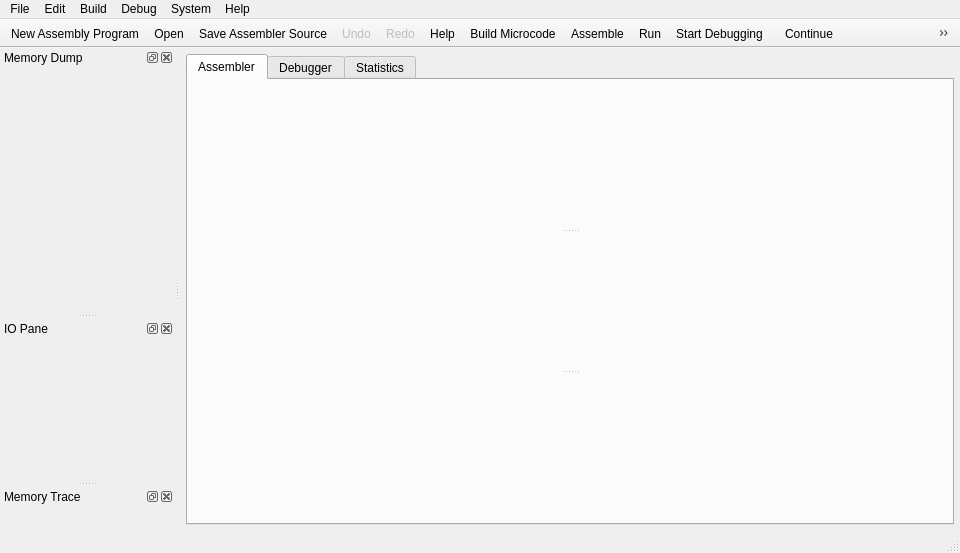
<?xml version="1.0" encoding="UTF-8"?>
<ui version="4.0">
 <class>MainWindow</class>
 <widget class="QMainWindow" name="MainWindow">
  <property name="geometry">
   <rect>
    <x>0</x>
    <y>0</y>
    <width>960</width>
    <height>553</height>
   </rect>
  </property>
  <property name="sizePolicy">
   <sizepolicy hsizetype="Expanding" vsizetype="Expanding">
    <horstretch>0</horstretch>
    <verstretch>0</verstretch>
   </sizepolicy>
  </property>
  <property name="windowTitle">
   <string>Pep/9 Micro</string>
  </property>
  <property name="windowIcon">
   <iconset resource="pep9micro-resources.qrc">
    <normaloff>:/images/Pep9micro-icon.png</normaloff>:/images/Pep9micro-icon.png</iconset>
  </property>
  <property name="unifiedTitleAndToolBarOnMac">
   <bool>true</bool>
  </property>
  <widget class="QWidget" name="centralWidget">
   <layout class="QGridLayout" name="gridLayout">
    <property name="leftMargin">
     <number>6</number>
    </property>
    <property name="topMargin">
     <number>6</number>
    </property>
    <property name="rightMargin">
     <number>6</number>
    </property>
    <property name="bottomMargin">
     <number>6</number>
    </property>
    <item row="0" column="0">
     <widget class="QTabWidget" name="tabWidget">
      <property name="sizePolicy">
       <sizepolicy hsizetype="Expanding" vsizetype="Expanding">
        <horstretch>5</horstretch>
        <verstretch>0</verstretch>
       </sizepolicy>
      </property>
      <property name="maximumSize">
       <size>
        <width>16777215</width>
        <height>16777208</height>
       </size>
      </property>
      <property name="currentIndex">
       <number>0</number>
      </property>
      <property name="documentMode">
       <bool>false</bool>
      </property>
      <property name="movable">
       <bool>true</bool>
      </property>
      <property name="tabBarAutoHide">
       <bool>true</bool>
      </property>
      <widget class="QWidget" name="assemblerTab">
       <attribute name="title">
        <string>Assembler</string>
       </attribute>
       <layout class="QGridLayout" name="gridLayout_6">
        <item row="0" column="0">
         <layout class="QGridLayout" name="assemblerGridLayout">
          <item row="0" column="0">
           <widget class="QSplitter" name="codeSplitter">
            <property name="orientation">
             <enum>Qt::Vertical</enum>
            </property>
            <property name="opaqueResize">
             <bool>true</bool>
            </property>
            <widget class="AsmSourceCodePane" name="AsmSourceCodeWidgetPane" native="true"/>
            <widget class="AsmObjectCodePane" name="AsmObjectCodeWidgetPane" native="true"/>
            <widget class="AsmListingPane" name="AsmListingWidgetPane" native="true"/>
           </widget>
          </item>
         </layout>
        </item>
       </layout>
      </widget>
      <widget class="QWidget" name="debuggerTab">
       <attribute name="title">
        <string>Debugger</string>
       </attribute>
       <layout class="QGridLayout" name="gridLayout_4">
        <item row="0" column="0">
         <widget class="QSplitter" name="debuggerSplitter">
          <property name="orientation">
           <enum>Qt::Horizontal</enum>
          </property>
          <widget class="CpuPane" name="cpuWidget" native="true">
           <property name="sizePolicy">
            <sizepolicy hsizetype="MinimumExpanding" vsizetype="Preferred">
             <horstretch>2</horstretch>
             <verstretch>0</verstretch>
            </sizepolicy>
           </property>
           <property name="minimumSize">
            <size>
             <width>0</width>
             <height>0</height>
            </size>
           </property>
          </widget>
          <widget class="QTabWidget" name="debuggerTabWidget">
           <property name="sizePolicy">
            <sizepolicy hsizetype="Expanding" vsizetype="Expanding">
             <horstretch>1</horstretch>
             <verstretch>0</verstretch>
            </sizepolicy>
           </property>
           <property name="currentIndex">
            <number>0</number>
           </property>
           <widget class="QWidget" name="microcodeDebuggerTab">
            <attribute name="title">
             <string>Microcode</string>
            </attribute>
            <layout class="QGridLayout" name="gridLayout_3">
             <item row="0" column="0">
              <widget class="QSplitter" name="splitter">
               <property name="orientation">
                <enum>Qt::Vertical</enum>
               </property>
               <widget class="MicrocodePane" name="microcodeWidget" native="true">
                <property name="sizePolicy">
                 <sizepolicy hsizetype="Preferred" vsizetype="Preferred">
                  <horstretch>0</horstretch>
                  <verstretch>2</verstretch>
                 </sizepolicy>
                </property>
               </widget>
               <widget class="MicroObjectCodePane" name="microObjectCodePane" native="true">
                <property name="sizePolicy">
                 <sizepolicy hsizetype="Preferred" vsizetype="Preferred">
                  <horstretch>0</horstretch>
                  <verstretch>1</verstretch>
                 </sizepolicy>
                </property>
                <property name="maximumSize">
                 <size>
                  <width>16777215</width>
                  <height>350</height>
                 </size>
                </property>
               </widget>
              </widget>
             </item>
            </layout>
           </widget>
           <widget class="QWidget" name="assemblerDebuggerTab">
            <attribute name="title">
             <string>Assembler</string>
            </attribute>
            <layout class="QGridLayout" name="gridLayout_9">
             <item row="0" column="0">
              <widget class="AsmTracePane" name="asmListingTracePane" native="true"/>
             </item>
            </layout>
           </widget>
          </widget>
         </widget>
        </item>
       </layout>
      </widget>
      <widget class="QWidget" name="statsTab">
       <attribute name="title">
        <string>Statistics</string>
       </attribute>
       <layout class="QGridLayout" name="gridLayout_10">
        <item row="0" column="0">
         <layout class="QGridLayout" name="gridLayout_8"/>
        </item>
       </layout>
      </widget>
     </widget>
    </item>
   </layout>
  </widget>
  <widget class="QMenuBar" name="menuBar">
   <property name="geometry">
    <rect>
     <x>0</x>
     <y>0</y>
     <width>960</width>
     <height>22</height>
    </rect>
   </property>
   <widget class="QMenu" name="menuFile">
    <property name="title">
     <string>File</string>
    </property>
    <addaction name="actionFile_New_Asm"/>
    <addaction name="actionFile_New_Microcode"/>
    <addaction name="actionFile_Open"/>
    <addaction name="separator"/>
    <addaction name="actionFile_Save_Asm"/>
    <addaction name="actionFile_Save_Microcode"/>
    <addaction name="separator"/>
    <addaction name="actionFile_Save_Asm_Source_As"/>
    <addaction name="actionFile_Save_Object_Code_As"/>
    <addaction name="actionFile_Save_Assembler_Listing_As"/>
    <addaction name="actionFile_Save_Microcode_As"/>
    <addaction name="separator"/>
    <addaction name="actionFile_Print_Assembler_Source"/>
    <addaction name="actionFile_Print_Object_Code"/>
    <addaction name="actionFile_Print_Assembler_Listing"/>
    <addaction name="actionFile_Print_Microcode"/>
    <addaction name="separator"/>
    <addaction name="actionExit"/>
   </widget>
   <widget class="QMenu" name="menuEdit">
    <property name="title">
     <string>Edit</string>
    </property>
    <widget class="QMenu" name="menuFormat">
     <property name="title">
      <string>Format from Listing...</string>
     </property>
     <addaction name="actionEdit_Format_Assembler"/>
     <addaction name="actionEdit_Format_Microcode"/>
    </widget>
    <widget class="QMenu" name="menuRemove_Error_Messages">
     <property name="title">
      <string>Remove Error Messages</string>
     </property>
     <addaction name="actionEdit_Remove_Error_Assembler"/>
     <addaction name="actionEdit_Remove_Error_Microcode"/>
    </widget>
    <addaction name="actionEdit_Undo"/>
    <addaction name="actionEdit_Redo"/>
    <addaction name="separator"/>
    <addaction name="actionEdit_Cut"/>
    <addaction name="actionEdit_Copy"/>
    <addaction name="actionEdit_Paste"/>
    <addaction name="separator"/>
    <addaction name="actionEdit_UnComment_Line"/>
    <addaction name="menuFormat"/>
    <addaction name="menuRemove_Error_Messages"/>
    <addaction name="separator"/>
    <addaction name="actionEdit_Font"/>
    <addaction name="actionEdit_Reset_font_to_Default"/>
   </widget>
   <widget class="QMenu" name="menuSystem">
    <property name="title">
     <string>System</string>
    </property>
    <addaction name="actionSystem_Clear_CPU"/>
    <addaction name="actionSystem_Clear_Memory"/>
    <addaction name="separator"/>
    <addaction name="actionSystem_Assemble_Install_New_OS"/>
    <addaction name="actionSystem_Reinstall_Default_OS"/>
    <addaction name="actionSystem_Redefine_Mnemonics"/>
    <addaction name="separator"/>
    <addaction name="actionFragment_Simulator"/>
    <addaction name="actionComplete_Microcode_Mode"/>
    <addaction name="separator"/>
    <addaction name="actionSystem_Redefine_Decoder_Tables"/>
   </widget>
   <widget class="QMenu" name="menuHelp">
    <property name="title">
     <string>Help</string>
    </property>
    <addaction name="actionHelp_Writing_Assembly_Programs"/>
    <addaction name="actionHelp_Machine_Language"/>
    <addaction name="actionHelp_Assembly_Language"/>
    <addaction name="actionHelp_Debugging_Assembly"/>
    <addaction name="actionHelp_Writing_Trap_Handlers"/>
    <addaction name="separator"/>
    <addaction name="actionHelp_Using_Pep_9_CPU"/>
    <addaction name="actionHelp_Interactive_Use"/>
    <addaction name="actionHelp_Microcode_Use"/>
    <addaction name="actionHelp_Debugging_Use"/>
    <addaction name="separator"/>
    <addaction name="actionHelp_Pep9Reference"/>
    <addaction name="actionHelp_Examples"/>
    <addaction name="actionHelp_Pep9_Operating_System"/>
    <addaction name="actionHelp_Pep9_Microcode_Implementation"/>
    <addaction name="separator"/>
    <addaction name="actionHelp_About_Pep9Micro"/>
    <addaction name="actionHelp_About_Qt"/>
   </widget>
   <widget class="QMenu" name="menuBuild">
    <property name="title">
     <string>Build</string>
    </property>
    <addaction name="actionBuild_Microcode"/>
    <addaction name="ActionBuild_Assemble"/>
    <addaction name="actionBuild_Load_Object"/>
    <addaction name="actionBuild_Run_Object"/>
    <addaction name="separator"/>
    <addaction name="actionBuild_Run"/>
   </widget>
   <widget class="QMenu" name="menuDebug_2">
    <property name="title">
     <string>Debug</string>
    </property>
    <addaction name="actionDebug_Start_Debugging"/>
    <addaction name="actionDebug_Start_Debugging_Object"/>
    <addaction name="actionDebug_Start_Debugging_Loader"/>
    <addaction name="separator"/>
    <addaction name="actionDebug_Interupt_Execution"/>
    <addaction name="actionDebug_Continue"/>
    <addaction name="actionDebug_Restart_Debugging"/>
    <addaction name="actionDebug_Stop_Debugging"/>
    <addaction name="separator"/>
    <addaction name="actionDebug_Step_Over_Assembler"/>
    <addaction name="actionDebug_Step_Into_Assembler"/>
    <addaction name="actionDebug_Step_Out_Assembler"/>
    <addaction name="separator"/>
    <addaction name="actionDebug_Single_Step_Microcode"/>
    <addaction name="separator"/>
    <addaction name="actionDebug_Remove_All_Assembly_Breakpoints"/>
    <addaction name="actionDebug_Remove_All_Microcode_Breakpoints"/>
   </widget>
   <addaction name="menuFile"/>
   <addaction name="menuEdit"/>
   <addaction name="menuBuild"/>
   <addaction name="menuDebug_2"/>
   <addaction name="menuSystem"/>
   <addaction name="menuHelp"/>
  </widget>
  <widget class="QToolBar" name="mainToolBar">
   <property name="enabled">
    <bool>true</bool>
   </property>
   <property name="windowTitle">
    <string>Main Toolbar</string>
   </property>
   <property name="movable">
    <bool>false</bool>
   </property>
   <property name="iconSize">
    <size>
     <width>32</width>
     <height>32</height>
    </size>
   </property>
   <property name="floatable">
    <bool>false</bool>
   </property>
   <attribute name="toolBarArea">
    <enum>TopToolBarArea</enum>
   </attribute>
   <attribute name="toolBarBreak">
    <bool>false</bool>
   </attribute>
   <addaction name="actionFile_New_Asm"/>
   <addaction name="actionFile_Open"/>
   <addaction name="actionFile_Save_Asm"/>
   <addaction name="actionEdit_Undo"/>
   <addaction name="actionEdit_Redo"/>
   <addaction name="actionHelp"/>
   <addaction name="actionBuild_Microcode"/>
   <addaction name="ActionBuild_Assemble"/>
   <addaction name="actionBuild_Run"/>
   <addaction name="actionDebug_Start_Debugging"/>
  </widget>
  <widget class="QToolBar" name="byteConverterToolBar">
   <property name="windowTitle">
    <string>Byte Converter</string>
   </property>
   <property name="movable">
    <bool>false</bool>
   </property>
   <property name="floatable">
    <bool>false</bool>
   </property>
   <attribute name="toolBarArea">
    <enum>TopToolBarArea</enum>
   </attribute>
   <attribute name="toolBarBreak">
    <bool>false</bool>
   </attribute>
   <addaction name="actionDebug_Continue"/>
   <addaction name="actionDebug_Stop_Debugging"/>
   <addaction name="actionDebug_Single_Step_Assembler"/>
   <addaction name="actionDebug_Step_Over_Assembler"/>
   <addaction name="actionDebug_Step_Into_Assembler"/>
   <addaction name="actionDebug_Step_Out_Assembler"/>
   <addaction name="separator"/>
   <addaction name="actionDebug_Single_Step_Microcode"/>
  </widget>
  <widget class="QStatusBar" name="statusBar"/>
  <widget class="QToolBar" name="debugToolBar">
   <property name="windowTitle">
    <string>Debug Tools</string>
   </property>
   <property name="movable">
    <bool>false</bool>
   </property>
   <property name="iconSize">
    <size>
     <width>32</width>
     <height>32</height>
    </size>
   </property>
   <attribute name="toolBarArea">
    <enum>TopToolBarArea</enum>
   </attribute>
   <attribute name="toolBarBreak">
    <bool>false</bool>
   </attribute>
  </widget>
  <widget class="QDockWidget" name="memoryDockWdget">
   <property name="sizePolicy">
    <sizepolicy hsizetype="Preferred" vsizetype="Preferred">
     <horstretch>0</horstretch>
     <verstretch>8</verstretch>
    </sizepolicy>
   </property>
   <property name="minimumSize">
    <size>
     <width>174</width>
     <height>246</height>
    </size>
   </property>
   <property name="windowTitle">
    <string>Memory Dump</string>
   </property>
   <attribute name="dockWidgetArea">
    <number>1</number>
   </attribute>
   <widget class="QWidget" name="dockWidgetContents">
    <layout class="QGridLayout" name="gridLayout_2">
     <item row="0" column="0">
      <widget class="MemoryDumpPane" name="memoryWidget" native="true">
       <property name="sizePolicy">
        <sizepolicy hsizetype="Preferred" vsizetype="Preferred">
         <horstretch>1</horstretch>
         <verstretch>8</verstretch>
        </sizepolicy>
       </property>
       <property name="minimumSize">
        <size>
         <width>150</width>
         <height>200</height>
        </size>
       </property>
      </widget>
     </item>
    </layout>
   </widget>
  </widget>
  <widget class="QDockWidget" name="ioDockWidget">
   <property name="sizePolicy">
    <sizepolicy hsizetype="Preferred" vsizetype="Preferred">
     <horstretch>0</horstretch>
     <verstretch>4</verstretch>
    </sizepolicy>
   </property>
   <property name="windowTitle">
    <string>IO Pane</string>
   </property>
   <attribute name="dockWidgetArea">
    <number>1</number>
   </attribute>
   <widget class="QWidget" name="dockWidgetContents_2">
    <layout class="QGridLayout" name="gridLayout_5">
     <item row="0" column="0">
      <widget class="IOWidget" name="ioWidget" native="true">
       <property name="sizePolicy">
        <sizepolicy hsizetype="Preferred" vsizetype="Preferred">
         <horstretch>1</horstretch>
         <verstretch>3</verstretch>
        </sizepolicy>
       </property>
       <property name="minimumSize">
        <size>
         <width>150</width>
         <height>110</height>
        </size>
       </property>
      </widget>
     </item>
    </layout>
   </widget>
  </widget>
  <widget class="QDockWidget" name="memoryTraceDockWidget">
   <property name="enabled">
    <bool>true</bool>
   </property>
   <property name="windowTitle">
    <string>Memory Trace</string>
   </property>
   <attribute name="dockWidgetArea">
    <number>1</number>
   </attribute>
   <widget class="QWidget" name="dockWidgetContents_3">
    <layout class="QGridLayout" name="gridLayout_7">
     <item row="0" column="0">
      <widget class="NewMemoryTracePane" name="memoryTracePane" native="true">
       <property name="minimumSize">
        <size>
         <width>150</width>
         <height>0</height>
        </size>
       </property>
      </widget>
     </item>
    </layout>
   </widget>
  </widget>
  <action name="actionFile_New_Asm">
   <property name="icon">
    <iconset resource="../pep9common/pep9common-resources.qrc">
     <normaloff>:/images/new.png</normaloff>:/images/new.png</iconset>
   </property>
   <property name="text">
    <string>New Assembly Program</string>
   </property>
   <property name="shortcut">
    <string>Ctrl+N</string>
   </property>
   <property name="iconVisibleInMenu">
    <bool>false</bool>
   </property>
  </action>
  <action name="actionFile_Open">
   <property name="icon">
    <iconset resource="../pep9common/pep9common-resources.qrc">
     <normaloff>:/images/open.png</normaloff>:/images/open.png</iconset>
   </property>
   <property name="text">
    <string>Open...</string>
   </property>
   <property name="shortcut">
    <string>Ctrl+O</string>
   </property>
   <property name="iconVisibleInMenu">
    <bool>false</bool>
   </property>
  </action>
  <action name="actionFile_Save_Asm">
   <property name="icon">
    <iconset resource="../pep9common/pep9common-resources.qrc">
     <normaloff>:/images/save.png</normaloff>:/images/save.png</iconset>
   </property>
   <property name="text">
    <string>Save Assembler Source</string>
   </property>
   <property name="shortcut">
    <string>Ctrl+S</string>
   </property>
   <property name="iconVisibleInMenu">
    <bool>false</bool>
   </property>
  </action>
  <action name="actionFile_Save_Asm_Source_As">
   <property name="text">
    <string>Save Assembler Source As...</string>
   </property>
   <property name="shortcut">
    <string>Ctrl+Shift+S</string>
   </property>
   <property name="iconVisibleInMenu">
    <bool>false</bool>
   </property>
  </action>
  <action name="actionEdit_Undo">
   <property name="enabled">
    <bool>false</bool>
   </property>
   <property name="icon">
    <iconset resource="../pep9common/pep9common-resources.qrc">
     <normaloff>:/images/undo.png</normaloff>:/images/undo.png</iconset>
   </property>
   <property name="text">
    <string>Undo</string>
   </property>
   <property name="shortcut">
    <string>Ctrl+Z</string>
   </property>
   <property name="iconVisibleInMenu">
    <bool>true</bool>
   </property>
  </action>
  <action name="actionEdit_Redo">
   <property name="enabled">
    <bool>false</bool>
   </property>
   <property name="icon">
    <iconset resource="../pep9common/pep9common-resources.qrc">
     <normaloff>:/images/redo.png</normaloff>:/images/redo.png</iconset>
   </property>
   <property name="text">
    <string>Redo</string>
   </property>
   <property name="shortcut">
    <string>Ctrl+Y</string>
   </property>
   <property name="iconVisibleInMenu">
    <bool>true</bool>
   </property>
  </action>
  <action name="actionEdit_Cut">
   <property name="icon">
    <iconset resource="../pep9common/pep9common-resources.qrc">
     <normaloff>:/images/cut.png</normaloff>:/images/cut.png</iconset>
   </property>
   <property name="text">
    <string>Cut</string>
   </property>
   <property name="shortcut">
    <string>Ctrl+X</string>
   </property>
   <property name="iconVisibleInMenu">
    <bool>false</bool>
   </property>
  </action>
  <action name="actionEdit_Copy">
   <property name="icon">
    <iconset resource="../pep9common/pep9common-resources.qrc">
     <normaloff>:/images/copy.png</normaloff>:/images/copy.png</iconset>
   </property>
   <property name="text">
    <string>Copy</string>
   </property>
   <property name="shortcut">
    <string>Ctrl+C</string>
   </property>
   <property name="iconVisibleInMenu">
    <bool>false</bool>
   </property>
  </action>
  <action name="actionEdit_Paste">
   <property name="icon">
    <iconset resource="../pep9common/pep9common-resources.qrc">
     <normaloff>:/images/paste.png</normaloff>:/images/paste.png</iconset>
   </property>
   <property name="text">
    <string>Paste</string>
   </property>
   <property name="shortcut">
    <string>Ctrl+V</string>
   </property>
   <property name="iconVisibleInMenu">
    <bool>false</bool>
   </property>
  </action>
  <action name="actionEdit_Font">
   <property name="text">
    <string>Font...</string>
   </property>
   <property name="iconVisibleInMenu">
    <bool>false</bool>
   </property>
  </action>
  <action name="actionSystem_Clear_CPU">
   <property name="text">
    <string>Clear CPU</string>
   </property>
   <property name="iconVisibleInMenu">
    <bool>false</bool>
   </property>
  </action>
  <action name="actionSystem_Clear_Memory">
   <property name="text">
    <string>Clear Memory</string>
   </property>
   <property name="iconVisibleInMenu">
    <bool>false</bool>
   </property>
  </action>
  <action name="actionBuild_Run">
   <property name="icon">
    <iconset resource="../pep9common/pep9common-resources.qrc">
     <normaloff>:/images/run.png</normaloff>:/images/run.png</iconset>
   </property>
   <property name="text">
    <string>Run</string>
   </property>
   <property name="shortcut">
    <string>Ctrl+R</string>
   </property>
   <property name="iconVisibleInMenu">
    <bool>true</bool>
   </property>
  </action>
  <action name="actionDebug_Start_Debugging">
   <property name="icon">
    <iconset resource="../pep9common/pep9common-resources.qrc">
     <normaloff>:/images/debugger_start.png</normaloff>:/images/debugger_start.png</iconset>
   </property>
   <property name="text">
    <string>Start Debugging</string>
   </property>
   <property name="shortcut">
    <string>Ctrl+D</string>
   </property>
   <property name="iconVisibleInMenu">
    <bool>false</bool>
   </property>
  </action>
  <action name="actionDebug_Stop_Debugging">
   <property name="enabled">
    <bool>false</bool>
   </property>
   <property name="icon">
    <iconset resource="../pep9common/pep9common-resources.qrc">
     <normaloff>:/images/stop.png</normaloff>:/images/stop.png</iconset>
   </property>
   <property name="text">
    <string>Stop Debugging</string>
   </property>
   <property name="shortcut">
    <string>Ctrl+E</string>
   </property>
   <property name="iconVisibleInMenu">
    <bool>false</bool>
   </property>
  </action>
  <action name="actionHelp">
   <property name="icon">
    <iconset resource="../pep9common/pep9common-resources.qrc">
     <normaloff>:/images/help.png</normaloff>:/images/help.png</iconset>
   </property>
   <property name="text">
    <string>Help</string>
   </property>
   <property name="shortcut">
    <string>F1</string>
   </property>
  </action>
  <action name="actionFile_Print_Microcode">
   <property name="text">
    <string>Print Microcode...</string>
   </property>
   <property name="shortcut">
    <string>Ctrl+Alt+P</string>
   </property>
  </action>
  <action name="actionFile_Print_Object_Code">
   <property name="text">
    <string>Print Object Code...</string>
   </property>
  </action>
  <action name="actionHelp_About_Pep9Micro">
   <property name="text">
    <string>About Pep9Micro</string>
   </property>
   <property name="toolTip">
    <string>About Pep9Micro</string>
   </property>
  </action>
  <action name="actionHelp_About_Qt">
   <property name="text">
    <string>About Qt</string>
   </property>
  </action>
  <action name="actionEdit_UnComment_Line">
   <property name="text">
    <string>Un/Comment Microcode Line</string>
   </property>
   <property name="shortcut">
    <string>Ctrl+/</string>
   </property>
  </action>
  <action name="actionHelp_Pep9Reference">
   <property name="text">
    <string>Pep/9 Reference</string>
   </property>
  </action>
  <action name="actionHelp_Examples">
   <property name="text">
    <string>Examples</string>
   </property>
  </action>
  <action name="actionEdit_Reset_font_to_Default">
   <property name="text">
    <string>Reset Font to Default</string>
   </property>
   <property name="toolTip">
    <string>Reset Font to Default</string>
   </property>
  </action>
  <action name="actionEdit_Format_Assembler">
   <property name="text">
    <string>Assembler Source</string>
   </property>
   <property name="shortcut">
    <string>Ctrl+L</string>
   </property>
  </action>
  <action name="actionEdit_Format_Microcode">
   <property name="text">
    <string>Microcode Source</string>
   </property>
   <property name="shortcut">
    <string>Ctrl+Alt+L</string>
   </property>
  </action>
  <action name="actionEdit_Remove_Error_Assembler">
   <property name="text">
    <string>Assembler Source</string>
   </property>
  </action>
  <action name="actionEdit_Remove_Error_Microcode">
   <property name="text">
    <string>Microcode Source</string>
   </property>
  </action>
  <action name="ActionBuild_Assemble">
   <property name="icon">
    <iconset resource="../pep9common/pep9common-resources.qrc">
     <normaloff>:/images/assemble.png</normaloff>:/images/assemble.png</iconset>
   </property>
   <property name="text">
    <string>Assemble</string>
   </property>
   <property name="shortcut">
    <string>Ctrl+Shift+A</string>
   </property>
  </action>
  <action name="actionBuild_Load_Object">
   <property name="icon">
    <iconset resource="../pep9common/pep9common-resources.qrc">
     <normaloff>:/images/load-source.png</normaloff>:/images/load-source.png</iconset>
   </property>
   <property name="text">
    <string>Load Object Code</string>
   </property>
   <property name="shortcut">
    <string>Ctrl+Shift+L</string>
   </property>
  </action>
  <action name="actionBuild_Microcode">
   <property name="icon">
    <iconset resource="../pep9common/pep9common-resources.qrc">
     <normaloff>:/images/flash.svg</normaloff>:/images/flash.svg</iconset>
   </property>
   <property name="text">
    <string>Build Microcode</string>
   </property>
   <property name="toolTip">
    <string>Build Microcode</string>
   </property>
   <property name="shortcut">
    <string>Ctrl+Shift+M</string>
   </property>
  </action>
  <action name="actionDebug_Interupt_Execution">
   <property name="enabled">
    <bool>false</bool>
   </property>
   <property name="text">
    <string>Interupt Execution</string>
   </property>
   <property name="shortcut">
    <string>Ctrl+.</string>
   </property>
  </action>
  <action name="actionDebug_Step_Over_Assembler">
   <property name="icon">
    <iconset resource="../pep9common/pep9common-resources.qrc">
     <normaloff>:/images/debugger_step_over.png</normaloff>:/images/debugger_step_over.png</iconset>
   </property>
   <property name="text">
    <string>Step Over - Assembler</string>
   </property>
  </action>
  <action name="actionDebug_Step_Into_Assembler">
   <property name="icon">
    <iconset resource="../pep9common/pep9common-resources.qrc">
     <normaloff>:/images/debugger_step_into.png</normaloff>:/images/debugger_step_into.png</iconset>
   </property>
   <property name="text">
    <string>Step Into - Assembler</string>
   </property>
  </action>
  <action name="actionDebug_Step_Out_Assembler">
   <property name="icon">
    <iconset resource="../pep9common/pep9common-resources.qrc">
     <normaloff>:/images/debugger_step_out.png</normaloff>:/images/debugger_step_out.png</iconset>
   </property>
   <property name="text">
    <string>Step Out - Assembler</string>
   </property>
  </action>
  <action name="actionDebug_Single_Step_Microcode">
   <property name="icon">
    <iconset resource="../pep9common/pep9common-resources.qrc">
     <normaloff>:/images/debug_single_step_micro.png</normaloff>:/images/debug_single_step_micro.png</iconset>
   </property>
   <property name="text">
    <string>Single Step - Microcode</string>
   </property>
   <property name="shortcut">
    <string>Alt+Return</string>
   </property>
  </action>
  <action name="actionDebug_Restart_Debugging">
   <property name="text">
    <string>Restart Debugging</string>
   </property>
  </action>
  <action name="actionDebug_Continue">
   <property name="icon">
    <iconset resource="../pep9common/pep9common-resources.qrc">
     <normaloff>:/images/debugger_continue.png</normaloff>:/images/debugger_continue.png</iconset>
   </property>
   <property name="text">
    <string>Continue</string>
   </property>
  </action>
  <action name="actionBuild_Run_Object">
   <property name="text">
    <string>Run Object</string>
   </property>
   <property name="shortcut">
    <string>Ctrl+Shift+R</string>
   </property>
  </action>
  <action name="actionDebug_Start_Debugging_Object">
   <property name="text">
    <string>Start Debugging Object</string>
   </property>
   <property name="shortcut">
    <string>Ctrl+Shift+D</string>
   </property>
  </action>
  <action name="actionDebug_Start_Debugging_Loader">
   <property name="text">
    <string>Start Debugging Loader</string>
   </property>
  </action>
  <action name="actionFile_Print_Assembler_Source">
   <property name="text">
    <string>Print Assembler Source...</string>
   </property>
   <property name="shortcut">
    <string>Ctrl+P</string>
   </property>
  </action>
  <action name="actionFile_Print_Assembler_Listing">
   <property name="text">
    <string>Print Assembler Listing...</string>
   </property>
  </action>
  <action name="actionFile_Save_Object_Code_As">
   <property name="text">
    <string>Save Object Code As...</string>
   </property>
  </action>
  <action name="actionFile_Save_Assembler_Listing_As">
   <property name="text">
    <string>Save Assembler Listing As..</string>
   </property>
  </action>
  <action name="actionFile_Save_Microcode_As">
   <property name="text">
    <string>Save Microcode As..</string>
   </property>
   <property name="shortcut">
    <string>Ctrl+Alt+Shift+S</string>
   </property>
  </action>
  <action name="actionFile_New_Microcode">
   <property name="text">
    <string>New Microcode Program</string>
   </property>
   <property name="shortcut">
    <string>Ctrl+Alt+N</string>
   </property>
  </action>
  <action name="actionFile_Save_Microcode">
   <property name="text">
    <string>Save Microcode</string>
   </property>
   <property name="shortcut">
    <string>Ctrl+Alt+S</string>
   </property>
  </action>
  <action name="actionExit">
   <property name="text">
    <string>Exit</string>
   </property>
  </action>
  <action name="actionDebug_Remove_All_Assembly_Breakpoints">
   <property name="text">
    <string>Remove All Assembly Breakpoints</string>
   </property>
  </action>
  <action name="actionDebug_Remove_All_Microcode_Breakpoints">
   <property name="text">
    <string>Remove All Microcode Breakpoints</string>
   </property>
  </action>
  <action name="actionFragment_Simulator">
   <property name="checkable">
    <bool>true</bool>
   </property>
   <property name="text">
    <string>Code Fragment</string>
   </property>
  </action>
  <action name="actionComplete_Microcode_Mode">
   <property name="checkable">
    <bool>true</bool>
   </property>
   <property name="checked">
    <bool>true</bool>
   </property>
   <property name="text">
    <string>Complete Microcode</string>
   </property>
  </action>
  <action name="actionDebug_Single_Step_Assembler">
   <property name="icon">
    <iconset resource="../pep9common/pep9common-resources.qrc">
     <normaloff>:/images/debug_single_step_asm.png</normaloff>:/images/debug_single_step_asm.png</iconset>
   </property>
   <property name="text">
    <string>Single Step - Assembler</string>
   </property>
   <property name="toolTip">
    <string>Single Step - Assembler</string>
   </property>
   <property name="shortcut">
    <string>Ctrl+Return</string>
   </property>
  </action>
  <action name="actionSystem_Redefine_Mnemonics">
   <property name="text">
    <string>Redefine Mnemonics...</string>
   </property>
  </action>
  <action name="actionSystem_Assemble_Install_New_OS">
   <property name="text">
    <string>Assemble &amp;&amp; Install New OS</string>
   </property>
  </action>
  <action name="actionSystem_Reinstall_Default_OS">
   <property name="text">
    <string>Reinstall Default OS</string>
   </property>
  </action>
  <action name="actionHelp_Microcode_Use">
   <property name="text">
    <string>Microcode Use</string>
   </property>
  </action>
  <action name="actionHelp_Debugging_Use">
   <property name="text">
    <string>Debugging Use</string>
   </property>
  </action>
  <action name="actionHelp_Interactive_Use">
   <property name="text">
    <string>Interactive Use</string>
   </property>
  </action>
  <action name="actionHelp_Pep9_Operating_System">
   <property name="text">
    <string>Pep/9 Operating System</string>
   </property>
  </action>
  <action name="actionHelp_Pep9_Microcode_Implementation">
   <property name="text">
    <string>Pep/9 Microcode Implementation</string>
   </property>
  </action>
  <action name="actionHelp_Debugging_Assembly">
   <property name="text">
    <string>Debugging Assembly</string>
   </property>
  </action>
  <action name="actionHelp_Writing_Trap_Handlers">
   <property name="text">
    <string>Writing Trap Handlers</string>
   </property>
  </action>
  <action name="actionHelp_Machine_Language">
   <property name="text">
    <string>Machine Language</string>
   </property>
  </action>
  <action name="actionHelp_Assembly_Language">
   <property name="text">
    <string>Assembly Language</string>
   </property>
  </action>
  <action name="actionHelp_Using_Pep_9_CPU">
   <property name="text">
    <string>Using Pep/9 Micro</string>
   </property>
  </action>
  <action name="actionHelp_Writing_Assembly_Programs">
   <property name="text">
    <string>Writing Assembly Programs</string>
   </property>
  </action>
  <action name="actionSystem_Redefine_Decoder_Tables">
   <property name="text">
    <string>Redefine Decoder Tables</string>
   </property>
  </action>
 </widget>
 <layoutdefault spacing="6" margin="11"/>
 <customwidgets>
  <customwidget>
   <class>MemoryDumpPane</class>
   <extends>QWidget</extends>
   <header>memorydumppane.h</header>
   <container>1</container>
  </customwidget>
  <customwidget>
   <class>IOWidget</class>
   <extends>QWidget</extends>
   <header>iowidget.h</header>
   <container>1</container>
  </customwidget>
  <customwidget>
   <class>AsmListingPane</class>
   <extends>QWidget</extends>
   <header>asmlistingpane.h</header>
   <container>1</container>
  </customwidget>
  <customwidget>
   <class>AsmSourceCodePane</class>
   <extends>QWidget</extends>
   <header>asmsourcecodepane.h</header>
   <container>1</container>
  </customwidget>
  <customwidget>
   <class>AsmObjectCodePane</class>
   <extends>QWidget</extends>
   <header>asmobjectcodepane.h</header>
   <container>1</container>
  </customwidget>
  <customwidget>
   <class>AsmTracePane</class>
   <extends>QWidget</extends>
   <header>asmtracepane.h</header>
   <container>1</container>
  </customwidget>
  <customwidget>
   <class>NewMemoryTracePane</class>
   <extends>QWidget</extends>
   <header>memorytracepane.h</header>
   <container>1</container>
  </customwidget>
  <customwidget>
   <class>MicrocodePane</class>
   <extends>QWidget</extends>
   <header>microcodepane.h</header>
   <container>1</container>
  </customwidget>
  <customwidget>
   <class>MicroObjectCodePane</class>
   <extends>QWidget</extends>
   <header>microobjectcodepane.h</header>
   <container>1</container>
  </customwidget>
  <customwidget>
   <class>CpuPane</class>
   <extends>QWidget</extends>
   <header>cpupane.h</header>
   <container>1</container>
  </customwidget>
 </customwidgets>
 <resources>
  <include location="../pep9common/pep9common-resources.qrc"/>
  <include location="../pep9common/pep9common-resources.qrc"/>
  <include location="pep9micro-resources.qrc"/>
  <include location="../pep9common/pep9common-resources.qrc"/>
 </resources>
 <connections>
  <connection>
   <sender>actionExit</sender>
   <signal>triggered(bool)</signal>
   <receiver>MainWindow</receiver>
   <slot>close()</slot>
   <hints>
    <hint type="sourcelabel">
     <x>-1</x>
     <y>-1</y>
    </hint>
    <hint type="destinationlabel">
     <x>517</x>
     <y>370</y>
    </hint>
   </hints>
  </connection>
 </connections>
 <slots>
  <signal>defaultFonts()</signal>
  <slot>on_actionEdit_Font_Default_triggered()</slot>
 </slots>
</ui>
